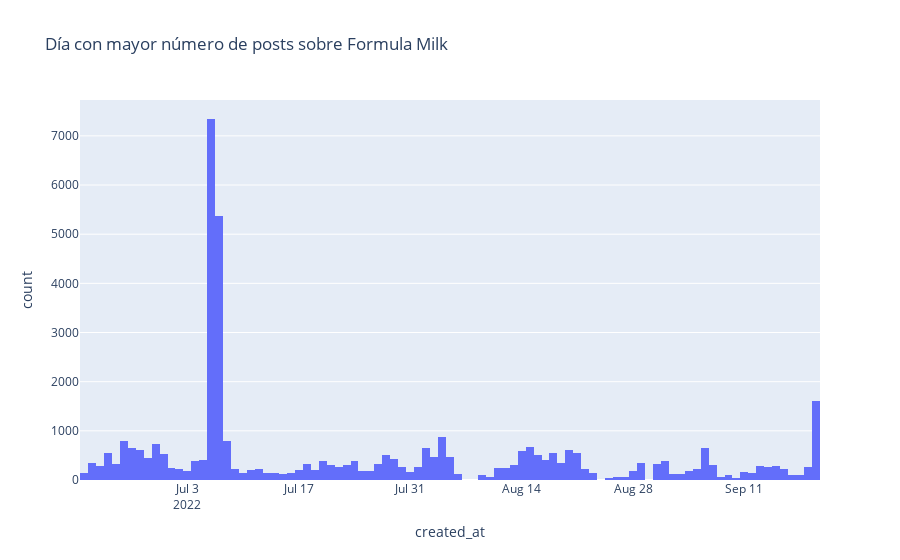

Notebook source saved alongside this figure:
### Code cell
figura = plotly.histogram(dataset, x = 'created_at', title='Día con mayor número de posts sobre Formula Milk')
figura.show()

### Figure 1 — Plotly figure (JSON) as saved in the notebook; plotly's stock layout.template omitted (floating-point values rounded to 4 significant figures; data arrays with more than 128 entries replaced by an {"elided": "..."} marker saying what was removed)
{"data": [{"alignmentgroup": "True", "bingroup": "x", "hovertemplate": "created_at=%{x}<br>count=%{y}<extra></extra>", "legendgroup": "", "marker": {"color": "#636efa", "pattern": {"shape": ""}}, "name": "", "offsetgroup": "", "orientation": "v", "showlegend": false, "type": "histogram", "x": {"elided": "43559 str values"}, "xaxis": "x", "yaxis": "y"}], "layout": {"autosize": true, "barmode": "relative", "legend": {"tracegroupgap": 0}, "title": {"text": "Día con mayor número de posts sobre Formula Milk"}, "xaxis": {"anchor": "y", "autorange": true, "domain": [0, 1], "range": ["2022-06-19 12:00", "2022-09-20 12:00"], "title": {"text": "created_at"}, "type": "date"}, "yaxis": {"anchor": "x", "autorange": true, "domain": [0, 1], "range": [0, 7729.0], "title": {"text": "count"}}}}
